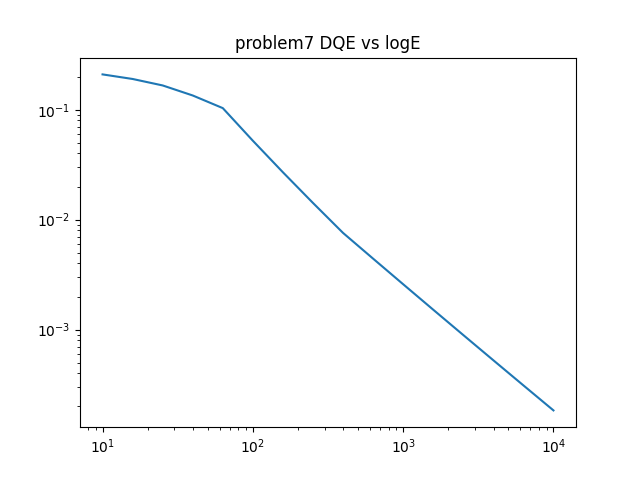

This chart was generated by the following Python code:
import numpy as np
import matplotlib.pyplot as plt

gamma = np.asarray(
                [0.1, 0.2, 0.4, 0.8] + ([1.0]*12)
                    )

sigma_d = np.asarray(
                [0.03, 0.05, 0.085, 0.15, 0.17, 0.19, 0.21, 0.23, 0.25, 0.26, 0.27, 0.28, 0.29, 0.30, 0.31, 0.32]
                    )
qmin = np.log10(10)
qmax = np.log10(10000)
q_A = np.logspace(qmin, qmax, 16)


DQE = (gamma * np.log10(np.e))**2 / (q_A * sigma_d**2)


fig = plt.figure()
ax = fig.add_subplot(111)
# ax.set_xticks(np.arange(qmin,qmax,.2))
plt.plot(q_A, DQE)
plt.xscale('log')
plt.yscale('log')

plt.title("problem7 DQE vs logE")
plt.ion()
plt.show()

import pdb; pdb.set_trace()
